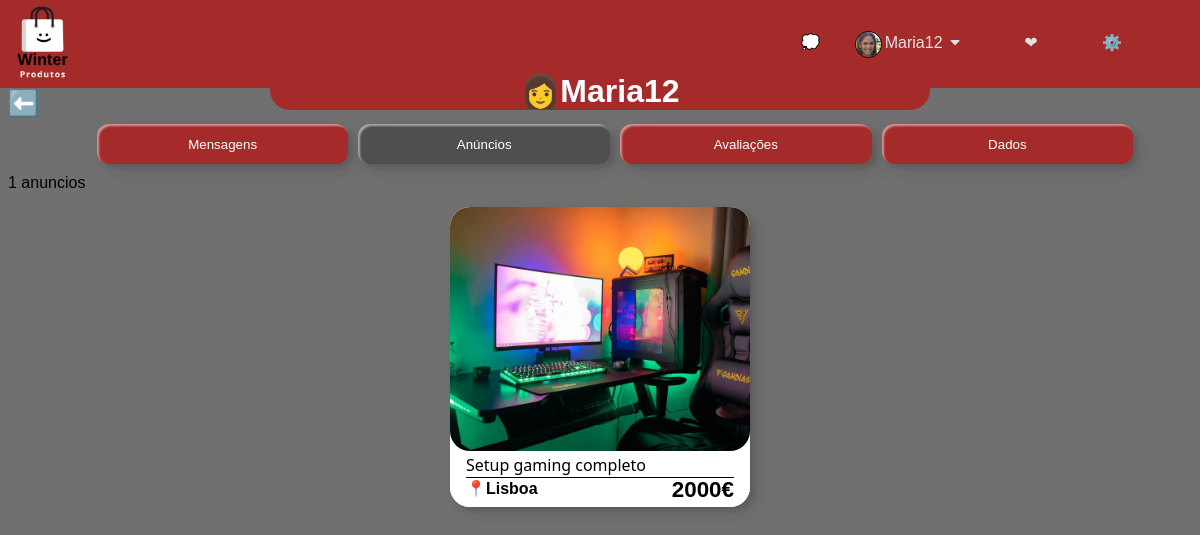
The page /PHP/conta.php?idPag=2 (signed in) on the database as committed earlier.
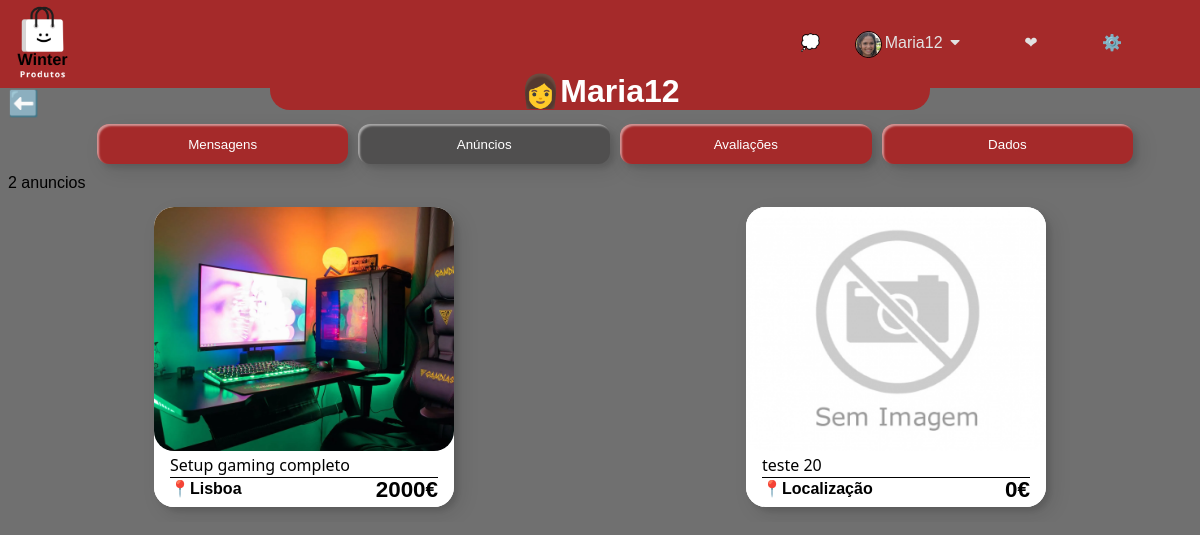
The same page on the database as committed later.
### tables this page shows
CREATE TABLE `anuncios` (
  `idAnuncio` int(11) NOT NULL,
  `titulo` varchar(100) NOT NULL,
  `descricao` longtext NOT NULL,
  `preco` double NOT NULL,
  `localizacao` varchar(40) NOT NULL,
  `visualizacoes` int(11) NOT NULL,
  `idUser` int(11) NOT NULL,
  `idCategoria` enum('Informática','Mobilidade','Agricultura','Vestuário','Móveis','Empregos','Serviços','Veículos','Desporto','Animais') NOT NULL,
  `estadoProduto` enum('Imaculado','Novo','Semi-novo','Usado','Estragado') NOT NULL,
  `marca` varchar(45) NOT NULL,
  `intAnuncio` enum('compra','venda','troca','doação') NOT NULL,
  `subCategoria` varchar(50) NOT NULL,
  `subSubCategoria` varchar(50) NOT NULL,
  `imagem` varchar(255) NOT NULL,
  `dataCriacao` datetime NOT NULL DEFAULT current_timestamp()
);

### Include_once/Conta/anuncios.php (the view, shortened to what this page needs)
<?php
$pagina = 1;
$limite = 15;
$inicio = ($pagina * $limite) - $limite;
$result = $con->query("SELECT * FROM anuncios WHERE idUser = $id ORDER BY dataCriacao DESC LIMIT $inicio, $limite ")->fetchAll();
$registros = $con->query("SELECT COUNT(idUser) count FROM anuncios WHERE idUser = $id")->fetch()["count"];
echo $registros . " anuncios"; ?>
<form action="anuncio.php" method="POST">
    <div class="anuncios">
        <?php foreach ($result as $item) :
        ?>
            <a href="../PHP/anuncio.php?idAnuncio=<?= $item['idAnuncio'] ?>">
                <div class="itemAnuncio">
                    <img class="itemImagem" alt="Image" src="../uploads/<?= $item['imagem'] ?>">
                    <div class="itemInfo">
                        <h2><?php echo $item['titulo'] ?></h2>
                        <h3><?php echo $item['preco'] . "€" ?></h3>
                        <?php if ($item['localizacao'] == null) {
                            $item['localizacao'] = "Localização";
                        } ?>
                        <h4>📍<?php echo $item['localizacao'] ?></h4>
                    </div>
                </div>
            </a>
</form>
<?php endforeach; ?>

Rows that differ between the two databases and show on the page:
now on this page (row edited): anuncios: imagem (picture), titulo "teste 20", preco "0", localizacao "Localização"
Other text that changed with them:
$registros: "1" → "2"
